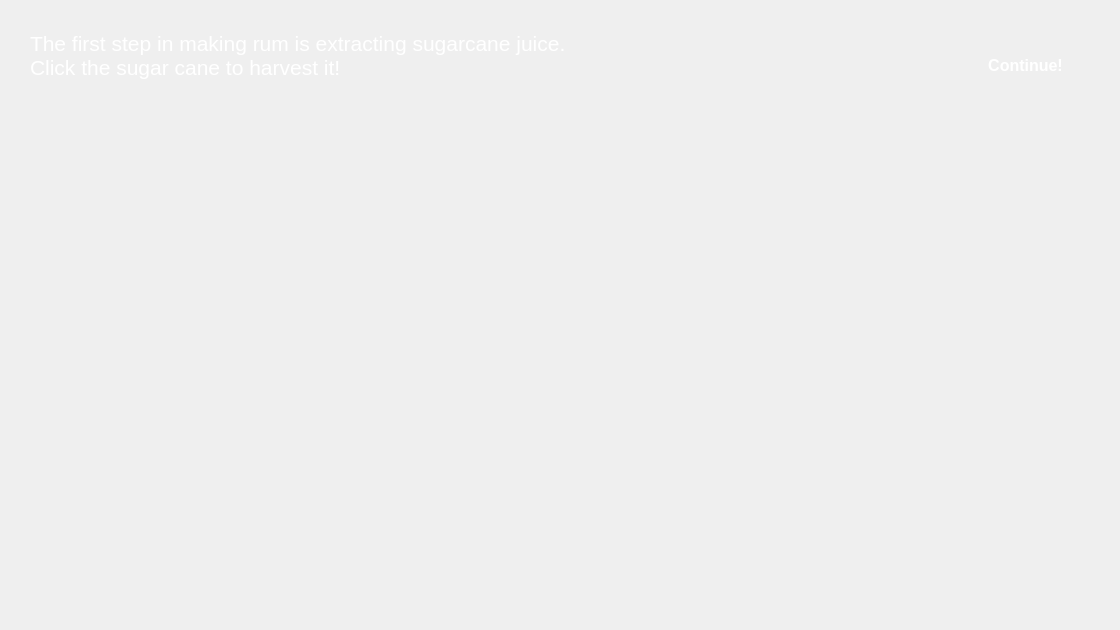
<?xml version="1.0" encoding="UTF-8"?>
<ui version="4.0">
 <class>CaribbeanHarvest</class>
 <widget class="QWidget" name="CaribbeanHarvest">
  <property name="geometry">
   <rect>
    <x>0</x>
    <y>0</y>
    <width>1120</width>
    <height>630</height>
   </rect>
  </property>
  <property name="windowTitle">
   <string>Form</string>
  </property>
  <widget class="QLabel" name="fieldBackground">
   <property name="geometry">
    <rect>
     <x>0</x>
     <y>0</y>
     <width>1120</width>
     <height>630</height>
    </rect>
   </property>
   <property name="text">
    <string/>
   </property>
   <property name="pixmap">
    <pixmap resource="Pictures.qrc">:/Resources/sugarCaneField.png</pixmap>
   </property>
   <property name="scaledContents">
    <bool>true</bool>
   </property>
  </widget>
  <widget class="QLabel" name="harvestText">
   <property name="geometry">
    <rect>
     <x>20</x>
     <y>20</y>
     <width>551</width>
     <height>71</height>
    </rect>
   </property>
   <property name="font">
    <font>
     <pointsize>16</pointsize>
    </font>
   </property>
   <property name="styleSheet">
    <string notr="true">color: white;
background: qlineargradient(
        x1:0, y1:0, x2:0, y2:1,
        stop:0 rgba(100, 100, 100, 100),
        stop:1 rgba(30, 30, 30, 220)
    );    
border-radius: 20px;
padding: 5px;</string>
   </property>
   <property name="text">
    <string>The first step in making rum is extracting sugarcane juice. Click the sugar cane to harvest it!</string>
   </property>
   <property name="wordWrap">
    <bool>true</bool>
   </property>
  </widget>
  <widget class="QLabel" name="sugarCane">
   <property name="geometry">
    <rect>
     <x>90</x>
     <y>160</y>
     <width>271</width>
     <height>471</height>
    </rect>
   </property>
   <property name="text">
    <string/>
   </property>
   <property name="pixmap">
    <pixmap resource="Pictures.qrc">:/Resources/sugarCaneRum.png</pixmap>
   </property>
   <property name="scaledContents">
    <bool>true</bool>
   </property>
  </widget>
  <widget class="QLabel" name="sugarCane_2">
   <property name="geometry">
    <rect>
     <x>430</x>
     <y>160</y>
     <width>271</width>
     <height>471</height>
    </rect>
   </property>
   <property name="text">
    <string/>
   </property>
   <property name="pixmap">
    <pixmap resource="Pictures.qrc">:/Resources/sugarCaneRum.png</pixmap>
   </property>
   <property name="scaledContents">
    <bool>true</bool>
   </property>
  </widget>
  <widget class="QLabel" name="sugarCane_3">
   <property name="geometry">
    <rect>
     <x>760</x>
     <y>160</y>
     <width>271</width>
     <height>471</height>
    </rect>
   </property>
   <property name="text">
    <string/>
   </property>
   <property name="pixmap">
    <pixmap resource="Pictures.qrc">:/Resources/sugarCaneRum.png</pixmap>
   </property>
   <property name="scaledContents">
    <bool>true</bool>
   </property>
  </widget>
  <widget class="QPushButton" name="harvestButton">
   <property name="geometry">
    <rect>
     <x>90</x>
     <y>160</y>
     <width>271</width>
     <height>471</height>
    </rect>
   </property>
   <property name="focusPolicy">
    <enum>Qt::FocusPolicy::NoFocus</enum>
   </property>
   <property name="styleSheet">
    <string notr="true">QPushButton {
    border: none;
    background-color: transparent;
}

QPushButton:pressed {
    background-color: transparent;
}

QPushButton:focus {
    outline: none;
}</string>
   </property>
   <property name="text">
    <string/>
   </property>
   <property name="flat">
    <bool>true</bool>
   </property>
  </widget>
  <widget class="QPushButton" name="harvestButton_2">
   <property name="geometry">
    <rect>
     <x>430</x>
     <y>160</y>
     <width>271</width>
     <height>471</height>
    </rect>
   </property>
   <property name="focusPolicy">
    <enum>Qt::FocusPolicy::NoFocus</enum>
   </property>
   <property name="styleSheet">
    <string notr="true">QPushButton {
    border: none;
    background-color: transparent;
}

QPushButton:pressed {
    background-color: transparent;
}

QPushButton:focus {
    outline: none;
}</string>
   </property>
   <property name="text">
    <string/>
   </property>
   <property name="flat">
    <bool>true</bool>
   </property>
  </widget>
  <widget class="QPushButton" name="harvestButton_3">
   <property name="geometry">
    <rect>
     <x>760</x>
     <y>160</y>
     <width>271</width>
     <height>471</height>
    </rect>
   </property>
   <property name="focusPolicy">
    <enum>Qt::FocusPolicy::NoFocus</enum>
   </property>
   <property name="styleSheet">
    <string notr="true">QPushButton {
    border: none;
    background-color: transparent;
}

QPushButton:pressed {
    background-color: transparent;
}

QPushButton:focus {
    outline: none;
}</string>
   </property>
   <property name="text">
    <string/>
   </property>
   <property name="flat">
    <bool>true</bool>
   </property>
  </widget>
  <widget class="QPushButton" name="continueButton">
   <property name="geometry">
    <rect>
     <x>960</x>
     <y>40</y>
     <width>131</width>
     <height>51</height>
    </rect>
   </property>
   <property name="styleSheet">
    <string notr="true">QPushButton {
    /* Base style */
    color: white;
    background-color: qlineargradient(
        x1: 0, y1: 0, 
        x2: 0, y2: 1, 
        stop: 0 #5cb85c, 
        stop: 1 #4cae4c);
    border: none;
    border-radius: 10px;
    padding: 8px 16px;
    font-size: 16px;
    font-weight: bold;
}

QPushButton:hover {
    /* Slightly brighter on hover */
    background-color: qlineargradient(
        x1: 0, y1: 0, 
        x2: 0, y2: 1, 
        stop: 0 #66bb6a, 
        stop: 1 #43a047);
}

QPushButton:pressed {
    /* Darker when pressed */
    background-color: qlineargradient(
        x1: 0, y1: 0, 
        x2: 0, y2: 1, 
        stop: 0 #43a047, 
        stop: 1 #388e3c);
}
</string>
   </property>
   <property name="text">
    <string>Continue!</string>
   </property>
  </widget>
 </widget>
 <resources>
  <include location="Pictures.qrc"/>
 </resources>
 <connections/>
</ui>
